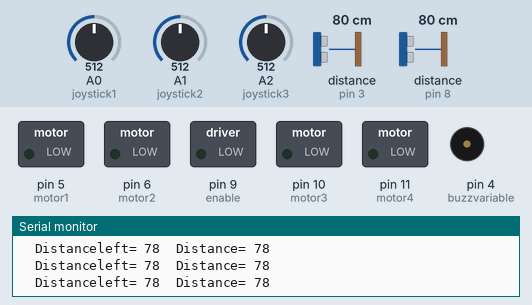
A sketch run on a simulated Arduino Uno, built with avr-gcc and run on an emulated ATmega328P. On the bench: switched loads named in the sketch (green lamp = pin HIGH), buzzer (waves = sounding, pin HIGH), the last lines printed to the serial monitor. Wiring (inferred from the names in the program): 2 × ultrasonic range finder: trigger pin 2, echo pin 3 / trigger pin 7, echo pin 8. The test bench sets the inputs (shaded band); at power-on: A0 (joystick1) = 512, distance to the obstacle (sensors on pin 3, pin 8) 80 cm, A1 (joystick2) = 512, A2 (joystick3) = 512. The echo pulse lasts 58.3 µs per cm; pins used as bus, display or sensor lines are not drawn.

Above: at 1.2 s.
1.3 s: A0 (joystick1) set to 594
4.3 s: A0 (joystick1) set to 601
At 5.0 s:
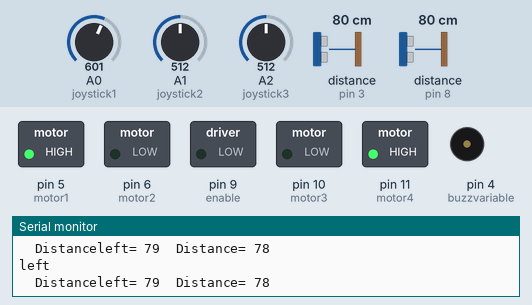
5.8 s: distance to the obstacle (sensor on pin 3) set to 34 cm
7.3 s: distance to the obstacle (sensor on pin 3) set to 27 cm
At 8.3 s:
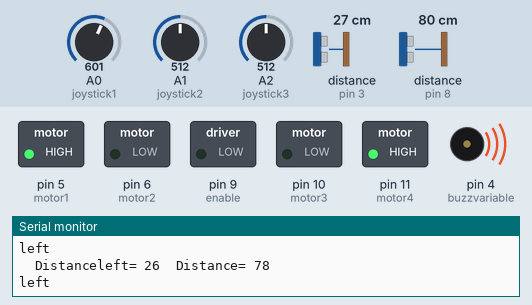
8.8 s: A0 (joystick1) set to 390
At 9.4 s:
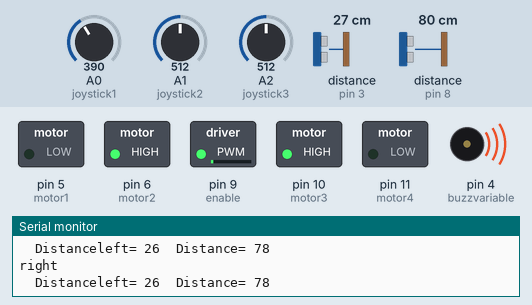
10.3 s: distance to the obstacle (sensor on pin 3) set to 35 cm
At 11.4 s:
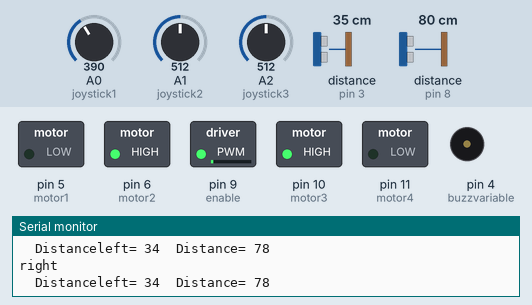
Timing chart, 0 to 12.8 s (numbered marks = the images above; inputs shaded):
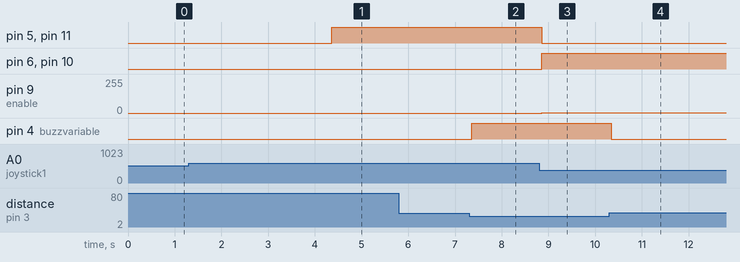

Measured:
- the behaviour switches between 600 and 601 on A0 (joystick1) (found by bisection; images 0 and 1)
- the behaviour switches between 31 and 30 cm on distance to the obstacle (sensor on pin 3) (found by bisection; images 1 and 2)
- after the input at 4.3 s, pin 5 (motor1), pin 11 (motor4): LOW → HIGH after 0.06 s
- after the input at 7.3 s, pin 4 (buzzvariable): LOW → HIGH after 0.05 s
- after the input at 8.8 s, pin 5 (motor1), pin 11 (motor4): HIGH → LOW after 0.05 s; pin 6 (motor2), pin 10 (motor3): LOW → HIGH after 0.05 s; pin 9 (enable): 0/255 → 2/255 after 0.05 s
- after the input at 10.3 s, pin 4 (buzzvariable): HIGH → LOW at once

The sketch:

Manual.ino
```cpp
int joystick1 = A0; //y
int joystick2 = A1; //sw
int joystick3 = A2; //x
int motor1 = 5;
int motor2 = 6;
int motor3 = 10;
int motor4 = 11;
int enable = 9;
int value1;
int count;
int uncount = 0;
int durationLeft;
int distanceLeft;
int durationRight;
int distanceRight;
int joyvalue1;
int joyvalue2;
int joyvalue3;
int trigPinLeft= 2;
int echoPinLeft=3;
int trigPinRight= 7;
int echoPinRight=8;
long duration;
int distance;
int buzzvariable=4;
void setup() {
  pinMode(joystick1, INPUT);
  pinMode(joystick2, INPUT);
  pinMode(joystick3, INPUT);
  pinMode(trigPinLeft, OUTPUT);
  pinMode(echoPinLeft, INPUT);
  pinMode(trigPinRight, OUTPUT);
  pinMode(echoPinRight, INPUT);
  pinMode(motor1, OUTPUT);
  pinMode(motor2, OUTPUT);
  pinMode(motor3, OUTPUT);
  pinMode(motor4, OUTPUT);
  pinMode(enable, OUTPUT);
  pinMode(buzzvariable,OUTPUT);
  Serial.begin(9600);
}

void loop() {
      joyvalue1 = analogRead(joystick1);
      joyvalue2 = analogRead(joystick2);
      joyvalue3 = analogRead(joystick3);
//      Serial.print(joyvalue1);
//      Serial.print("  ");
//      Serial.print(joyvalue2);
//      Serial.print("  ");
//      Serial.println(joyvalue3);
       ultrasonicLeft();
       ultrasonicRight();
       if(distanceRight<30 || distanceLeft<30){
        digitalWrite(buzzvariable,HIGH);
        }
        if (distanceLeft>30 && distanceRight>30){
          digitalWrite(buzzvariable,LOW);
        }

      if (joyvalue3 >= 0 && joyvalue3 < 400 && joyvalue1 > 400 && joyvalue1 < 600)
      {
        value1 = map(joyvalue3, 400, 0, 0, 100);
        backward();
      }

      else if (joyvalue3 > 600 && joyvalue3 < 1024 && joyvalue1 > 400 && joyvalue1 < 600)
      {
        value1 = map(joyvalue3, 600, 1023, 0, 100);
        forward();
      }

      if (joyvalue1 >= 0 && joyvalue1 < 400 && joyvalue3 > 400 && joyvalue3 < 600)
      {
        value1 = map(joyvalue1, 400, 0, 0, 100);
        turnright();
      }

      else if (joyvalue1 > 600 && joyvalue1 < 1024 && joyvalue3 > 400 && joyvalue3 < 600)
      {
        value1 = map(joyvalue1, 600, 1023, 0, 100);
        turnleft();
      }

      if (joyvalue3 > 400 && joyvalue3 < 600 && joyvalue1 > 400 && joyvalue1 < 600)
      {
        stayhere();
      }


    }

void forward()
{
  analogWrite(enable, value1);
  digitalWrite(motor1, LOW);
  digitalWrite(motor2, HIGH);
  digitalWrite(motor3, LOW);
  digitalWrite(motor4, HIGH);
  Serial.println("forward");
}

void backward()
{
  analogWrite(enable, value1);
  digitalWrite(motor1, HIGH);
  digitalWrite(motor2, LOW);
  digitalWrite(motor3, HIGH);
  digitalWrite(motor4, LOW);
  Serial.println("backward");
}

void turnleft()
{
  analogWrite(enable, value1);
  digitalWrite(motor1, HIGH);
  digitalWrite(motor2, LOW);
  digitalWrite(motor3, LOW);
  digitalWrite(motor4, HIGH);
  Serial.println("left");
}

void turnright()
{
  analogWrite(enable, value1);
  digitalWrite(motor1, LOW);
  digitalWrite(motor2, HIGH);
  digitalWrite(motor3, HIGH);
  digitalWrite(motor4, LOW);
  Serial.println("right");
}

void stayhere()
{
  analogWrite(motor1, 0);
  analogWrite(motor2, 0);
  analogWrite(motor3, 0);
  analogWrite(motor4, 0);
  //Serial.println("I don't move any fucking places");
}

/*void automatic()
{
  digitalWrite(trigPin,HIGH);
  delayMicroseconds(2);
  digitalWrite(trigPin,LOW);
  duration = pulseIn(echopin,HIGH);
  distance = duration * 0.034 / 2;
  Serial.print("Distance   ");
  Serial.println(distance);
  Serial.println("auto");
  delay(1000);
  Serial.println(count);
  if (distance < 50)
  {
    stayhere();
  }
}*/
void ultrasonicLeft() {
digitalWrite(trigPinLeft,HIGH);
delayMicroseconds(2);
digitalWrite(trigPinLeft,LOW);
durationLeft=pulseIn(echoPinLeft,HIGH);
distanceLeft=durationLeft*0.034/2;
Serial.print("  Distanceleft= ");
Serial.print(distanceLeft);

}

void ultrasonicRight() {
digitalWrite(trigPinRight,HIGH);
delayMicroseconds(2);
digitalWrite(trigPinRight,LOW);
durationRight=pulseIn(echoPinRight,HIGH);
distanceRight=durationRight*0.034/2;
Serial.print("  Distance= ");
Serial.println(distanceRight);
}

void buzz(){
  digitalWrite(buzzvariable,HIGH);
  }
```
